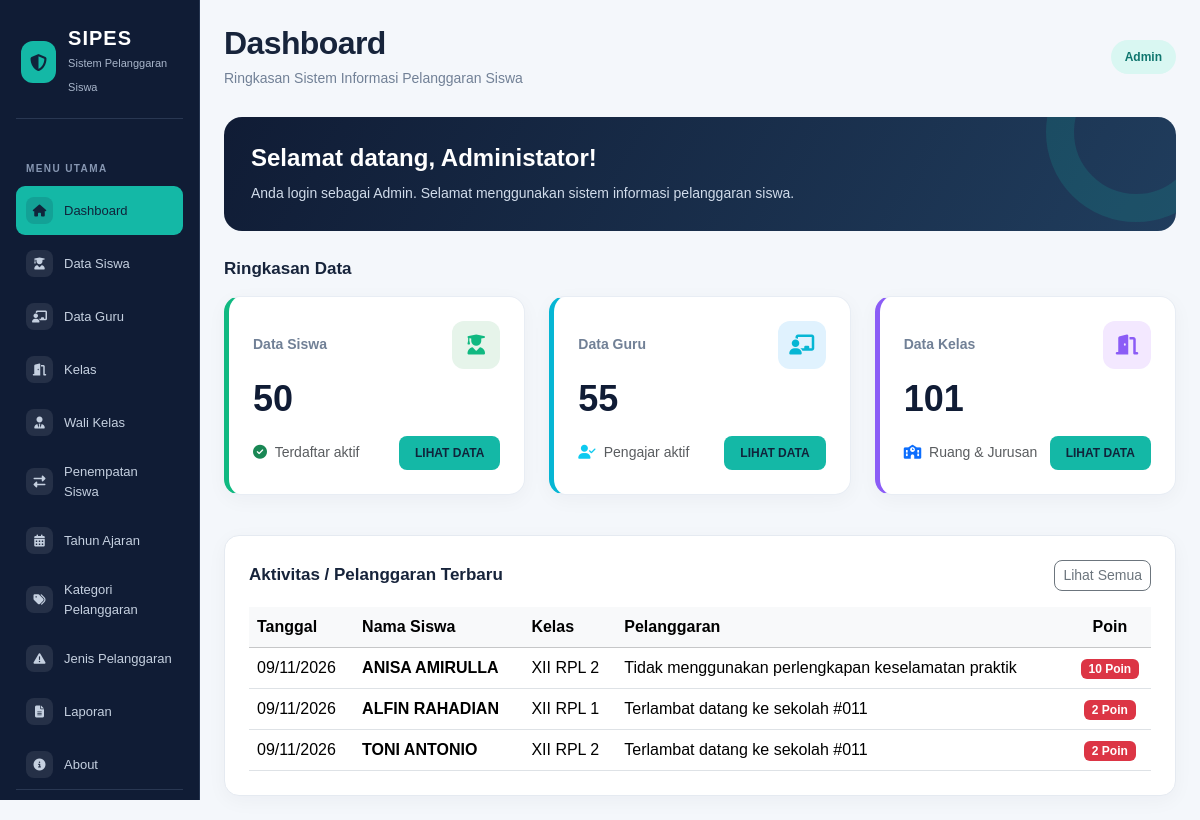
/dashboard.php (signed in), run on the app's committed database.
### tables this page shows
CREATE TABLE `t_pelanggaran_siswa` (
  `id` int(11) NOT NULL,
  `tahun_ajaran_id` int(11) DEFAULT NULL,
  `siswa_id` int(11) DEFAULT NULL,
  `nama_siswa` varchar(150) NOT NULL,
  `kelas_id` int(11) DEFAULT NULL,
  `nama_kelas` varchar(100) NOT NULL,
  `pelanggaran_id` int(11) DEFAULT NULL,
  `nama_pelanggaran` varchar(150) NOT NULL,
  `pelanggaran_kategori_id` int(11) DEFAULT NULL,
  `guru_id` int(11) DEFAULT NULL,
  `nama_guru` varchar(150) NOT NULL,
  `tanggal` date DEFAULT NULL,
  `keterangan` text NOT NULL,
  `poin` int(11) NOT NULL,
  `tindakan` text NOT NULL,
  `status` varchar(30) NOT NULL,
  `created_at` timestamp NOT NULL DEFAULT current_timestamp(),
  `updated_at` timestamp NOT NULL DEFAULT current_timestamp()
);

CREATE TABLE `t_siswa` (
  `id` int(11) NOT NULL,
  `nis` varchar(30) DEFAULT NULL,
  `nisn` varchar(20) NOT NULL,
  `nama` varchar(150) DEFAULT NULL,
  `jenis_kelamin` char(1) NOT NULL,
  `tanggal_lahir` date NOT NULL,
  `alamat` text NOT NULL,
  `status_aktif` tinyint(1) NOT NULL,
  `created_at` timestamp NOT NULL DEFAULT current_timestamp(),
  `updated_at` timestamp NOT NULL DEFAULT current_timestamp()
);

CREATE TABLE `t_kelas` (
  `id` int(11) NOT NULL,
  `nama` varchar(100) DEFAULT NULL,
  `tingkat` varchar(20) NOT NULL,
  `jurusan` varchar(100) NOT NULL,
  `status_aktif` tinyint(1) NOT NULL,
  `created_at` timestamp NOT NULL DEFAULT current_timestamp(),
  `updated_at` timestamp NOT NULL DEFAULT current_timestamp()
);

CREATE TABLE `t_pelanggaran` (
  `id` int(11) NOT NULL,
  `pelanggaran_kategori_id` int(11) DEFAULT NULL,
  `kode` varchar(30) DEFAULT NULL,
  `nama` varchar(150) DEFAULT NULL,
  `poin` int(11) NOT NULL,
  `deskripsi` text NOT NULL,
  `status_aktif` tinyint(1) NOT NULL,
  `created_at` timestamp NOT NULL DEFAULT current_timestamp(),
  `updated_at` timestamp NOT NULL DEFAULT current_timestamp()
);

### dashboard.php (the view, shortened to what this page needs)
<?php
include 'config/koneksi.php';
$nama_pengguna = htmlspecialchars($_SESSION['name'] ?? 'Pengguna');
$role_pengguna = $_SESSION['role'] ?? '';
$user_id = $_SESSION['id'] ?? 0;
if ($role_pengguna == 'admin') {
    $label_role = 'Admin';
} else {
    $label_role = 'Guru / Petugas';
}
$wali_kelas_aktif = false;
if ($wali_kelas_aktif) {
    $stmt_siswa = mysqli_prepare($koneksi, "
        SELECT COUNT(DISTINCT s.id) AS total
        FROM t_siswa s
        INNER JOIN t_kelas_siswa ks ON s.id = ks.siswa_id
        INNER JOIN t_wali_kelas wk
            ON ks.kelas_id = wk.kelas_id
            AND ks.tahun_ajaran_id = wk.tahun_ajaran_id
        INNER JOIN t_guru g ON wk.guru_id = g.id
        INNER JOIN t_tahun_ajaran ta ON wk.tahun_ajaran_id = ta.id
        WHERE s.status_aktif = 1
          AND ks.status_aktif = 1
          AND g.user_id = ?
          AND g.status_aktif = 1
          AND wk.status_aktif = 1
          AND ta.status_aktif = 1
          AND ks.tanggal_mulai <= CURDATE()
          AND (
              ks.tanggal_selesai IS NULL
              OR ks.tanggal_selesai = '0000-00-00'
              OR ks.tanggal_selesai >= CURDATE()
          )
    ");
    mysqli_stmt_bind_param($stmt_siswa, "i", $user_id);
    mysqli_stmt_execute($stmt_siswa);
    $hasil_siswa = mysqli_stmt_get_result($stmt_siswa);
    $total_siswa = mysqli_fetch_assoc($hasil_siswa)['total'] ?? 0;
    mysqli_stmt_close($stmt_siswa);
} else {
    $q_siswa = mysqli_query($koneksi, "
        SELECT COUNT(*) AS total
        FROM t_siswa
        WHERE status_aktif = 1
    ");
    $total_siswa = mysqli_fetch_assoc($q_siswa)['total'] ?? 0;
}
$q_guru = mysqli_query($koneksi, "
    SELECT COUNT(*) AS total
    FROM t_guru
    WHERE status_aktif = 1
");
$total_guru = mysqli_fetch_assoc($q_guru)['total'] ?? 0;
if ($wali_kelas_aktif) {
    $stmt_kelas = mysqli_prepare($koneksi, "
        SELECT COUNT(DISTINCT wk.kelas_id) AS total
        FROM t_wali_kelas wk
        INNER JOIN t_guru g ON wk.guru_id = g.id
        INNER JOIN t_kelas k ON wk.kelas_id = k.id
        INNER JOIN t_tahun_ajaran ta ON wk.tahun_ajaran_id = ta.id
        WHERE g.user_id = ?
          AND g.status_aktif = 1
          AND wk.status_aktif = 1
          AND k.status_aktif = 1
          AND ta.status_aktif = 1
    ");
    mysqli_stmt_bind_param($stmt_kelas, "i", $user_id);
    mysqli_stmt_execute($stmt_kelas);
    $hasil_kelas = mysqli_stmt_get_result($stmt_kelas);
    $total_kelas = mysqli_fetch_assoc($hasil_kelas)['total'] ?? 0;
    mysqli_stmt_close($stmt_kelas);
} else {
    $q_kelas = mysqli_query($koneksi, "
        SELECT COUNT(*) AS total
        FROM t_kelas
        WHERE status_aktif = 1
    ");
    $total_kelas = mysqli_fetch_assoc($q_kelas)['total'] ?? 0;
}
if ($wali_kelas_aktif) {
    $stmt_terbaru = mysqli_prepare($koneksi, "
        SELECT
            ps.tanggal,
            s.nama AS nama_siswa,
            k.nama AS nama_kelas,
            p.nama AS nama_pelanggaran,
            ps.poin
        FROM t_pelanggaran_siswa ps
        INNER JOIN t_siswa s ON ps.siswa_id = s.id
        INNER JOIN t_kelas k ON ps.kelas_id = k.id
        INNER JOIN t_pelanggaran p ON ps.pelanggaran_id = p.id
        WHERE EXISTS (
            SELECT 1
            FROM t_wali_kelas wk
            INNER JOIN t_guru g ON wk.guru_id = g.id
            INNER JOIN t_tahun_ajaran ta ON wk.tahun_ajaran_id = ta.id
            WHERE g.user_id = ?
              AND g.status_aktif = 1
              AND wk.status_aktif = 1
              AND ta.status_aktif = 1
              AND wk.kelas_id = ps.kelas_id
              AND wk.tahun_ajaran_id = ps.tahun_ajaran_id
        )
        ORDER BY ps.id DESC
        LIMIT 5
    ");
    mysqli_stmt_bind_param($stmt_terbaru, "i", $user_id);
    mysqli_stmt_execute($stmt_terbaru);
    $q_terbaru = mysqli_stmt_get_result($stmt_terbaru);
} else {
    $q_terbaru = mysqli_query($koneksi, "
        SELECT
            ps.tanggal,
            s.nama AS nama_siswa,
            k.nama AS nama_kelas,
            p.nama AS nama_pelanggaran,
            ps.poin
        FROM t_pelanggaran_siswa ps
        INNER JOIN t_siswa s ON ps.siswa_id = s.id
        INNER JOIN t_kelas k ON ps.kelas_id = k.id
        INNER JOIN t_pelanggaran p ON ps.pelanggaran_id = p.id
        ORDER BY ps.id DESC
        LIMIT 5
    ");
}
?>
<!DOCTYPE html>
<html lang="id">
<head>
    <link href="https://cdn.jsdelivr.net/npm/bootstrap@5.3.3/dist/css/bootstrap.min.css" rel="stylesheet">
    <link rel="stylesheet" href="https://cdnjs.cloudflare.com/ajax/libs/font-awesome/6.5.1/css/all.min.css">
</head>
<body>
<div class="container-fluid">
    <div class="row">
        <?php include 'includes/sidebar.php'; ?>
        <main class="col-md-9 col-lg-10 p-4 ms-md-auto">
            <div class="dashboard-header">
                <div>
                    <h2>Dashboard</h2>
                    <p class="dashboard-subtitle">
                        Ringkasan Sistem Informasi Pelanggaran Siswa
                    </p>
                </div>
                <span class="role-badge">
                    <?= htmlspecialchars($label_role) ?>
                </span>
            </div>
            <section class="welcome-card">
                <h3>Selamat datang, <?= $nama_pengguna ?>!</h3>
                <p>
                    Anda login sebagai <?= htmlspecialchars($label_role) ?>.
                    Selamat menggunakan sistem informasi pelanggaran siswa.
                </p>
            </section>
            <h5 class="section-title">Ringkasan Data</h5>
            <div class="row mb-4">
                <div class="<?= $role_pengguna == 'admin' ? 'col-md-4' : 'col-md-6' ?> mb-3">
                    <div class="card stat-card stat-card-siswa">
                        <div class="card-body">
                            <div class="d-flex justify-content-between align-items-center mb-2">
                                <span class="stat-label">
                                    <?= $wali_kelas_aktif ? 'Siswa Kelas Binaan' : 'Data Siswa' ?>
                                </span>
                                <div class="stat-icon icon-siswa">
                                    <i class="fas fa-user-graduate"></i>
                                </div>
                            </div>
                            <h2 class="stat-number"><?= $total_siswa; ?></h2>
                            <div class="d-flex justify-content-between align-items-center mt-3">
                                <small class="text-muted">
                                    <i class="fas fa-check-circle text-success me-1"></i>
                                    <?= $wali_kelas_aktif ? 'Siswa aktif di kelas binaan' : 'Terdaftar aktif' ?>
                                </small>
                                <?php if ($role_pengguna == 'admin'): ?>
                                    <a href="data_siswa.php" class="btn-teal">LIHAT DATA</a>
                                <?php endif; ?>
                            </div>
                        </div>
                    </div>
                </div>
                <?php if ($role_pengguna == 'admin'): ?>
                    <div class="col-md-4 mb-3">
                        <div class="card stat-card stat-card-guru">
                            <div class="card-body">
                                <div class="d-flex justify-content-between align-items-center mb-2">
                                    <span class="stat-label">Data Guru</span>
                                    <div class="stat-icon icon-guru">
                                        <i class="fas fa-chalkboard-teacher"></i>
                                    </div>
                                </div>
                                <h2 class="stat-number"><?= $total_guru; ?></h2>
                                <div class="d-flex justify-content-between align-items-center mt-3">
                                    <small class="text-muted">
                                        <i class="fas fa-user-check text-info me-1"></i>
                                        Pengajar aktif
                                    </small>
                                    <a href="data_guru.php" class="btn-teal">LIHAT DATA</a>
                                </div>
                            </div>
                        </div>
                    </div>
                <?php endif; ?>
                <div class="<?= $role_pengguna == 'admin' ? 'col-md-4' : 'col-md-6' ?> mb-3">
                    <div class="card stat-card stat-card-kelas">
                        <div class="card-body">
                            <div class="d-flex justify-content-between align-items-center mb-2">
                                <span class="stat-label">
                                    <?= $wali_kelas_aktif ? 'Kelas Binaan' : 'Data Kelas' ?>
                                </span>
                                <div class="stat-icon icon-kelas">
                                    <i class="fas fa-door-open"></i>
                                </div>
                            </div>
                            <h2 class="stat-number"><?= $total_kelas; ?></h2>
                            <div class="d-flex justify-content-between align-items-center mt-3">
                                <small class="text-muted">
                                    <i class="fas fa-school text-primary me-1"></i>
                                    <?= $wali_kelas_aktif ? 'Kelas yang ditugaskan' : 'Ruang & Jurusan' ?>
                                </small>
                                <?php if ($role_pengguna == 'admin'): ?>
                                    <a href="kelas.php" class="btn-teal">LIHAT DATA</a>
                                <?php endif; ?>
                            </div>
                        </div>
                    </div>
                </div>
            </div>
            <div class="content-card">
                <div class="d-flex justify-content-between align-items-center mb-3">
                    <h5 class="section-title m-0">Aktivitas / Pelanggaran Terbaru</h5>
                    <a href="laporan.php" class="btn btn-sm btn-outline-secondary rounded-3">Lihat Semua</a>
                </div>
                <div class="table-responsive">
                    <table class="table table-hover align-middle mb-0">
                        <thead class="table-light">
                            <tr>
                                <th>Tanggal</th>
                                <th>Nama Siswa</th>
                                <th>Kelas</th>
                                <th>Pelanggaran</th>
                                <th class="text-center">Poin</th>
                            </tr>
                        </thead>
                        <tbody>
                            <?php if ($q_terbaru && mysqli_num_rows($q_terbaru) > 0): ?>
                                <?php while ($row = mysqli_fetch_assoc($q_terbaru)): ?>
                                    <tr>
                                        <td><?= date('d/m/Y', strtotime($row['tanggal'])); ?></td>
                                        <td><strong><?= htmlspecialchars($row['nama_siswa']); ?></strong></td>
                                        <td><?= htmlspecialchars($row['nama_kelas']); ?></td>
                                        <td><?= htmlspecialchars($row['nama_pelanggaran']); ?></td>
                                        <td class="text-center">
                                            <span class="badge bg-danger">
                                                <?= $row['poin']; ?> Poin
                                            </span>
                                        </td>
                                    </tr>
                                <?php endwhile; ?>
                            <?php endif; ?>
                        </tbody>
                    </table>
                </div>
            </div>
        </main>
    </div>
</div>
</body>
</html>

### dashboard.php (style rules this page uses)
:root { --navy: #101c35; --teal: #14b8a6; --background: #f4f7fb; --text: #17243b; --muted: #718096; }
body { margin: 0; background: var(--background); color: var(--text); font-family: Arial, Helvetica, sans-serif; }
main { min-height: 100vh; padding: 32px !important; }
.dashboard-header { display: flex; justify-content: space-between; align-items: center; gap: 16px; margin-bottom: 28px; }
.dashboard-header h2 { font-weight: 800; letter-spacing: -0.6px; margin-bottom: 6px; }
.dashboard-subtitle { color: var(--muted); font-size: 14px; margin: 0; }
.role-badge { background: #d9f7f2; color: #0f766e; border-radius: 20px; padding: 8px 14px; font-size: 12px; font-weight: 700; white-space: nowrap; }
.welcome-card { padding: 27px; margin-bottom: 28px; color: #ffffff; background: linear-gradient(120deg, #101c35, #203d5d); border-radius: 18px; position: relative; overflow: hidden; }
.welcome-card::after { content: ""; position: absolute; width: 180px; height: 180px; right: -50px; top: -75px; border-radius: 50%; border: 28px solid rgba(20, 184, 166, 0.16); }
.welcome-card h3 { font-size: 24px; font-weight: 750; margin-bottom: 10px; }
.welcome-card p { color: #d1dceb; margin-bottom: 0; font-size: 14px; }
.section-title { font-size: 17px; font-weight: 750; margin-bottom: 16px; }
.stat-card { height: 100%; border: 1px solid #e8edf4; border-radius: 16px; background: #ffffff; box-shadow: 0 5px 20px rgba(16, 28, 53, 0.04); transition: transform 0.2s ease, box-shadow 0.2s ease; position: relative; overflow: hidden; }
.stat-card-siswa { border-left: 5px solid #10b981 !important; }
.stat-card-guru { border-left: 5px solid #06b6d4 !important; }
.stat-card-kelas { border-left: 5px solid #8b5cf6 !important; }
.stat-card .card-body { padding: 24px; }
.stat-icon { width: 48px; height: 48px; display: flex; align-items: center; justify-content: center; border-radius: 12px; font-size: 20px; }
.icon-siswa { background-color: #e6f4ea; color: #10b981; }
.icon-guru { background-color: #e0f2fe; color: #06b6d4; }
.icon-kelas { background-color: #f3e8ff; color: #8b5cf6; }
.stat-label { color: var(--muted); font-size: 14px; font-weight: 600; }
.stat-number { color: var(--navy); font-size: 36px; font-weight: 800; margin-bottom: 12px; margin-top: 4px; }
.btn-teal { display: inline-block; background: var(--teal); color: #10243b; border: none; border-radius: 8px; padding: 8px 16px; font-size: 12px; font-weight: 750; text-decoration: none; transition: background 0.2s, color 0.2s; }
.content-card { background: #fff; border: 1px solid #e5eaf1; border-radius: 15px; padding: 24px; box-shadow: 0 5px 20px rgba(16, 28, 53, 0.04); }

### data on the page
t_pelanggaran_siswa: tanggal "09/11/2026", siswa.nama "ANISA AMIRULLA", kelas.nama "XII RPL 2", pelanggaran.nama "Tidak menggunakan perlengkapan keselamatan praktik", poin "10"
t_pelanggaran_siswa: tanggal "09/11/2026", siswa.nama "ALFIN RAHADIAN", kelas.nama "XII RPL 1", pelanggaran.nama "Terlambat datang ke sekolah #011", poin "2"
t_pelanggaran_siswa: tanggal "09/11/2026", siswa.nama "TONI ANTONIO", kelas.nama "XII RPL 2", pelanggaran.nama "Terlambat datang ke sekolah #011", poin "2"

### other printed values
$label_role "Admin"
$nama_pengguna "Administator"
$total_siswa "50"
$total_guru "55"
$total_kelas "101"
